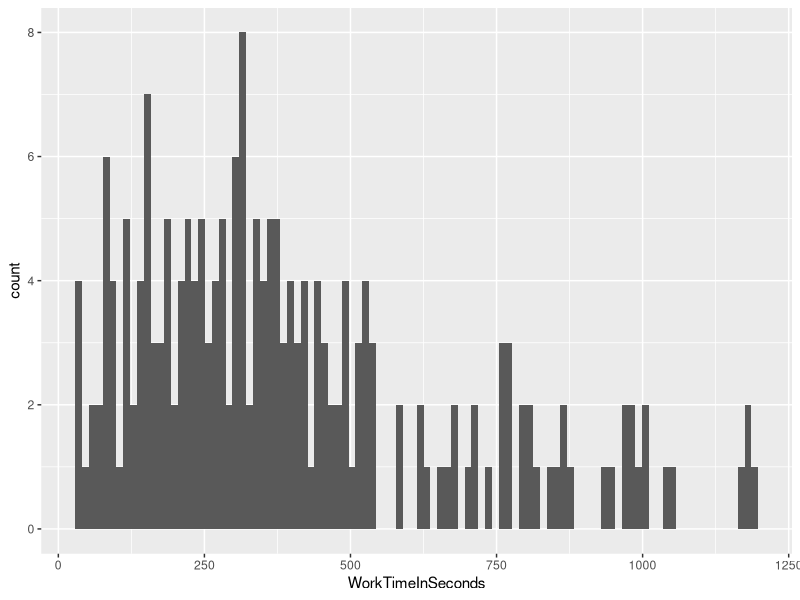
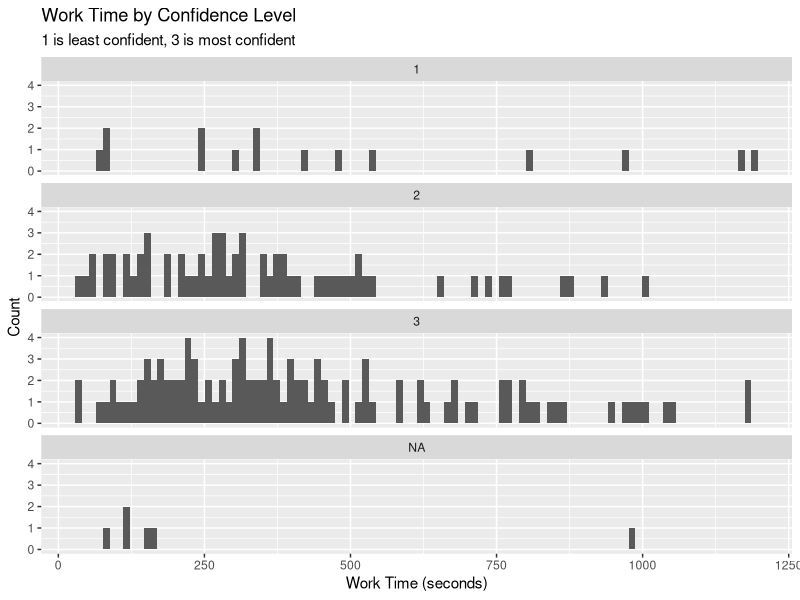
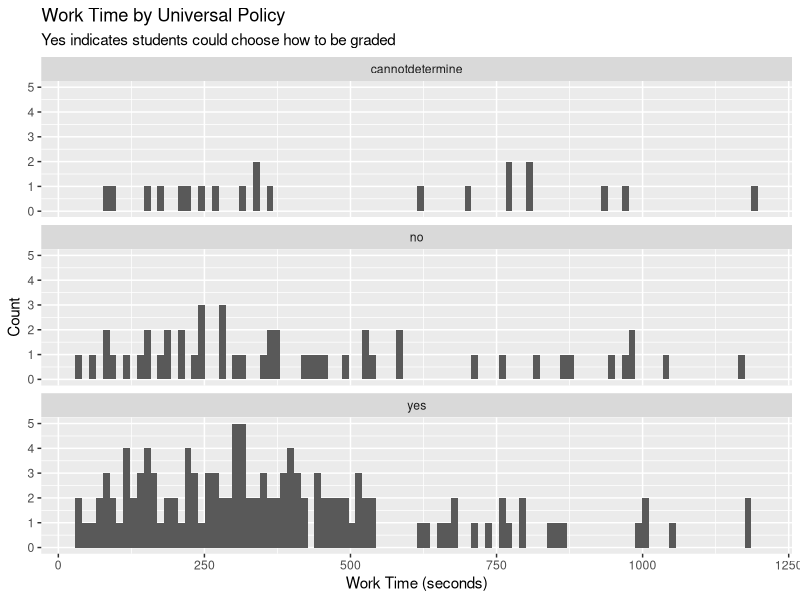
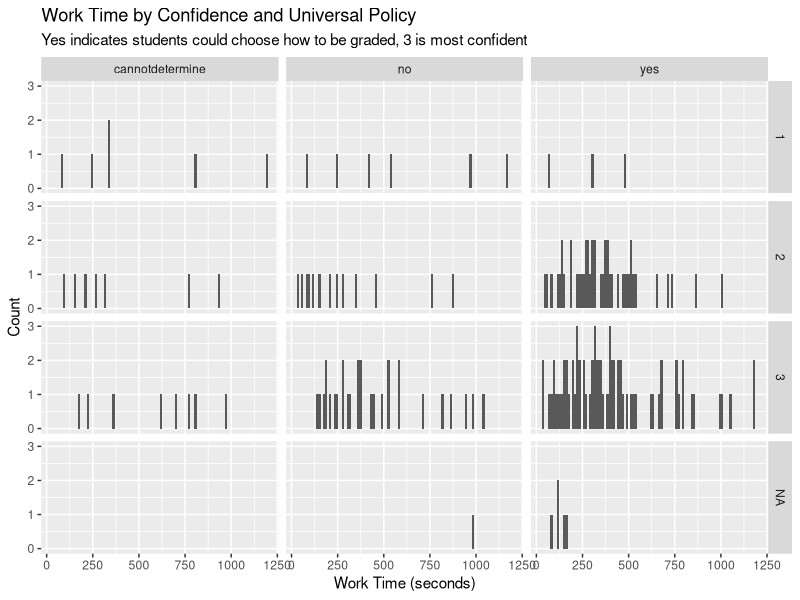

These figures' R source, in order:
## ---- chunk 1
library(tidyverse)
library(knitr)

# The following code can be used to access the original pilot data if further analysis is desired
df <- read_csv("data/Batch_4133302_batch_results.csv")

# This next code will access the second round of pilot data
df2 <- read_csv("data/Batch_4149595_batch_results.csv")
## ---- chunk 2
sub <- df %>% 
	select(LifetimeApprovalRate, AcceptTime, SubmitTime, Input.INSTNM,  contains("Answer"))

completeness <- sub %>% 
	group_by(Input.INSTNM) %>% 
	summarise(across(contains("Answer"), ~mean(!is.na(.x)))) %>% 
	summarise(across(contains("Answer"), mean)) %>% 
	pivot_longer(contains("Answer")) %>% 
	rename(`% Complete` = value)

num_answers <- sub %>% 
	group_by(Input.INSTNM) %>% 
	summarise(across(contains("Answer"), 
									 ~length(unique(na.omit(.x))))) %>% 
	summarise(across(contains("Answer"), mean)) %>% 
	pivot_longer(contains("Answer")) %>% 
	rename(`Mean # Distinct Answers` = value)

completeness %>% 
	left_join(num_answers, by = c("name" = "name")) %>% 
	rename(Question = name) %>% 
	arrange(desc(`% Complete`)) %>% 
	kable(digits = c(0, 2, 1))
## ---- chunk 3

df %>% 
	select(Input.INSTNM, contains("Answer")) %>% 
	mutate(across(contains("Answer"), as.character)) %>% 
	pivot_longer(contains("Answer")) %>% 
	filter(!is.na(value), value != "cannotdetermine") %>%  # treating NA and "cannotdetermine" as the same
	group_by(Input.INSTNM, name, value) %>% 
	summarise(n = n()) %>% 
	mutate(majority_exists = (max(n) > 1) &  ((max(n) / sum(n)) > .5)) %>% 
	summarise(majority_exists = max(majority_exists)) %>% 
	ungroup() %>% 
	group_by(name) %>%
	summarise(`% Majority Exists` = sum(majority_exists)/length(unique(df$Input.INSTNM))) %>% 
	arrange(desc(`% Majority Exists`)) %>% 
	kable(digits = 2)
## ---- chunk 4
ggplot(df2, aes(x = WorkTimeInSeconds)) + 
	geom_histogram(bins = 100)
## ---- chunk 5
# Basic work time statistics from the first pilot
summary(df$WorkTimeInSeconds)

# Basic work time statistics from the second pilot
summary(df2$WorkTimeInSeconds)
## ---- chunk 6
data = count(df2, Answer.confidence, WorkTimeInSeconds, Answer.universal)

ggplot(data, aes(x = WorkTimeInSeconds)) +
	geom_histogram(bins = 100) +
	labs(title = "Work Time by Confidence Level", 
			 subtitle = "1 is least confident, 3 is most confident",
			 x = "Work Time (seconds)", y = "Count") + 
	facet_wrap(~ Answer.confidence, ncol = 1)

ggplot(data, aes(x = WorkTimeInSeconds)) +
	geom_histogram(bins = 100) +
	labs(title = "Work Time by Universal Policy", 
			 subtitle = "Yes indicates students could choose how to be graded",
			 x = "Work Time (seconds)", y = "Count") + 
	facet_wrap(~ Answer.universal, ncol = 1)

ggplot(data, aes(x = WorkTimeInSeconds)) +
	geom_histogram(bins = 100) +
	labs(title = "Work Time by Confidence and Universal Policy", 
			 subtitle = "Yes indicates students could choose how to be graded, 3 is most confident",
			 x = "Work Time (seconds)", y = "Count") + 
	facet_grid(Answer.confidence ~ Answer.universal)
## ---- chunk 7

min_time <- quantile(df2$WorkTimeInSeconds, 0.05)
sus_workers <- c()

for(i in 1:nrow(df2))
  {if(df2$WorkTimeInSeconds[i] < min_time)
  {sus_workers[i] <- df2$WorkerId[i]}}

unique(sus_workers)
## ---- chunk 8
# All points for which universal was marked yes
# In these cases, everything else should be NA except what the policy was
universal <- df %>%
	select(contains("Answer.")) %>%
	filter(Answer.universal == "yes")

# All instances where universal was yes but something else was filled in
universalWrong <- universal %>%
	filter(!is.na(Answer.optinpolicy))

# All instances where universal was marked no
# In these cases, everything else should be answered except universal policy
notUniversal <- df %>%
	select(contains("Answer.")) %>%
	filter(Answer.universal == "no")

notUniversalWrong <- notUniversal %>%
	filter(is.na(Answer.optinpolicy) | !is.na(Answer.universalpolicy))

# Lengths of the above
universalC1 <- nrow(universal)
universalWrongC1 <- nrow(universalWrong)
notUniversalC1 <- nrow(notUniversal)
notUniversalWrongC1 <- nrow(notUniversalWrong)
## ---- chunk 9
# All points for which universal was marked yes (Means there was NOT a universal policy)
# In these cases, universal policy should be blank
universal <- df2 %>%
	select(contains("Answer.")) %>%
	filter(Answer.universal == "yes")

# All instances where universal was yes but universal policy was filled in
universalWrong <- universal %>%
	filter(!is.na(Answer.universalpolicy))

# All instances where universal was marked no (Means there was a universal policy)
# In these cases, nothing else should be answered except universal policy
notUniversal <- df2 %>%
	select(contains("Answer.")) %>%
	filter(Answer.universal == "no")

notUniversalWrong <- notUniversal %>%
	filter(!is.na(Answer.optinpolicy) | is.na(Answer.universalpolicy))
## ---- chunk 10
# Lengths of the above
universalC <- nrow(universal)
universalWrongC <- nrow(universalWrong)
notUniversalC <- nrow(notUniversal)
notUniversalWrongC <- nrow(notUniversalWrong)
## ---- chunk 11
num_conflicts <- df %>% 
	group_by(Input.INSTNM, WorkerId) %>% 
	summarise(conflict = sum((Answer.universal == "yes")*(!is.na(Answer.optinpolicy)))) %>% 
	summarise(conflict = sum(conflict)) %>% 
	summarise(num_conflicts = sum(conflict, na.rm = T))
